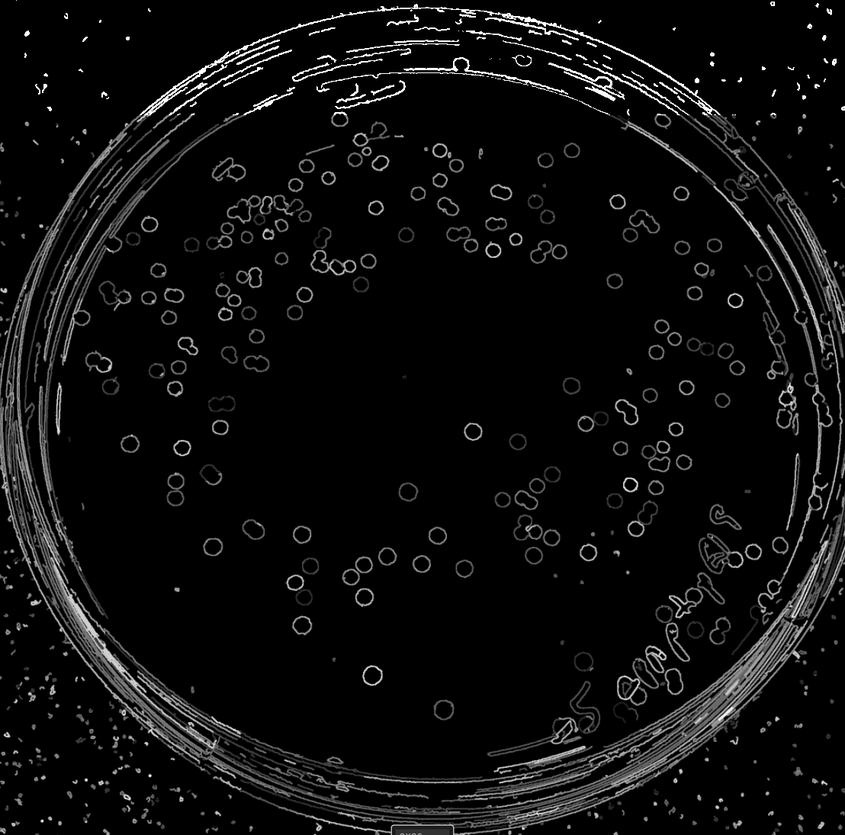
//> input picture openCV-hackutd/download.png, 845 x 835 px, shrunk from 1108 x 1095 before the run
$ ./main   (built with g++ and OpenCV 4)
//> lines starting //> are read from the running program, lines starting //| are printed output that depends on the picture; after the words box and inside, x2 and y2 are one past the last pixel; in counts of white or black regions, pixels touching at a corner belong together
////
////  main.cpp
////  openCV-hackutd
////
////  Created by Himank Yadav on 3/26/16.
////  Copyright © 2016 himankyadav. All rights reserved.
////
//
////#include <iostream>
////#include <opencv2/opencv.hpp>
//
//#include "opencv2/highgui/highgui.hpp"
//#include "opencv2/imgproc/imgproc.hpp"
//#include <iostream>
//#include <stdio.h>
//#include <stdlib.h>
//
////using namespace cv;
//using namespace std;
//
//cv::Mat src; cv::Mat src_gray;
//int thresh = 100;
//int max_thresh = 255;
//cv::RNG rng(12345);
//
///// Function header
//void thresh_callback(int, void* );
//
///** @function main */
//int main( int argc, char** argv )
//{
////    /// Load source image and convert it to gray
////    src = cv::imread("/Users/himankyadav/Documents/Hackathons/openCV-hackutd/openCV-hackutd/download.jpg",1);
//////    cout <<"SRC: "<< src << endl;
////
////    /// Convert image to gray and blur it
////    cvtColor( src, src_gray, CV_BGR2GRAY );
////    blur( src_gray, src_gray, cv::Size(3,3) );
////
////    /// Create Window
////    const char* source_window = "Source";
////    cv::namedWindow( source_window, CV_WINDOW_AUTOSIZE );
////    imshow( source_window, src );
////
////    cv::createTrackbar( " Canny thresh:", "Source", &thresh, max_thresh, thresh_callback );
////    thresh_callback( 0, 0 );
////
////    cv::waitKey(0);
////    return(0);
////}
//
///** @function thresh_callback */
////void thresh_callback(int, void* )
////{
////    cv::Mat canny_output;
////    vector<vector<cv::Point> > contours;
////    vector<cv::Vec4i> hierarchy;
////
////    /// Detect edges using canny
////    Canny( src_gray, canny_output, thresh, thresh*2, 3 );
////    /// Find contours
////    findContours( canny_output, contours, hierarchy, CV_RETR_TREE, CV_CHAIN_APPROX_SIMPLE, cv::Point(0, 0) );
////
////    /// Draw contours
////    cv::Mat drawing = cv::Mat::zeros( canny_output.size(), CV_8UC3 );
////    for( int i = 0; i< contours.size(); i++ )
////    {
////        cv::Scalar color = cvScalar( rng.uniform(0, 255), rng.uniform(0,255), rng.uniform(0,255) );
////        drawContours( drawing, contours, i, color, 2, 8, hierarchy, 0, cv::Point() );
////    }
////
////
////    /// Show in a window
////    cv::namedWindow( "Contours", CV_WINDOW_AUTOSIZE );
////    imshow( "Contours", drawing );
////}
//
///* We define the maximal threshold to be tried as half of the absolute maximal value in each channel*/
//    int maxBGR[3];
//    cv::Mat accu[3];
//    cv::Mat dst[3];
//
//
//for(unsigned int i=0; i<3;i++){
//    double min, max;
//    cv::minMaxLoc(dst[i],&min,&max);
//    maxBGR[i] = max/2;
//    /* In addition, we fill accumulators by zeros*/
//
//    accu[i]=cv::Mat(compos[0].rows,compos[0].cols,CV_8U,cv::Scalar(0));
//}
///* This loops are intended to be multithreaded using
// #pragma omp parallel for collapse(2) schedule(dynamic)
// For each channel */
//for(unsigned int i=0; i<3;i++){
//    /* For each value of threshold (m_step can be > 1 in order to save time)*/
//    for(int j=0;j<maxBGR[i] ;j += m_step ){
//        /* Temporary matrix*/
//        cv::Mat tmp;
//        std::vector<std::vector<cv::Point> > contours;
//        /* Thresholds dst by j*/
//        cv::threshold(dst[i],tmp, j, 255, cv::THRESH_BINARY);
//        /* Finds continous regions*/
//        cv::findContours(tmp, contours, CV_RETR_LIST, CV_CHAIN_APPROX_TC89_L1);
//        if(contours.size() > 0){
//            /* Tests each contours*/
//            for(unsigned int k=0;k<contours.size();k++){
//                int valid = MCF(contours[k],m_minRad,m_maxRad);
//                if(valid>0){
//                    /* I found that redrawing was very much faster if the given contour was copied in a smaller container.
//                     * I do not really understand why though. For instance,
//                     cv::drawContours(miniTmp,contours,k,cv::Scalar(1),-1,8,cv::noArray(), INT_MAX, cv::Point(-rect.x,-rect.y));
//                     is slower especially if contours is very long.
//                     */
//                    std::vector<std::vector<cv::Point> > tpv(1);
//                    std::copy(contours.begin()+k, contours.begin()+k+1, tpv.begin());
//                    /* We make a Roi here*/
//                    cv::Rect rect = cv::boundingRect(tpv[0]);
//                    cv::Mat miniTmp(rect.height,rect.width,CV_8U,cv::Scalar(0));
//                    cv::drawContours(miniTmp,tpv,0,cv::Scalar(1),-1,8,cv::noArray(), INT_MAX, cv::Point(-rect.x,-rect.y));
//                    accu[i](rect)    = miniTmp + accu[i](rect);
//                }
//            }
//        }
//
//    }
//}
///* Make the global scoreMap*/
//cv::merge(accu,3,scoreMap);
///* Conditional noise removal*/
//if(m_minRad>2)
//cv::medianBlur(scoreMap,scoreMap,3);
//cvtColor(scoreMap,scoreMap,CV_BGR2GRAY);
//}

#include <iostream>
#include "opencv2/opencv.hpp"
#include "opencv2/highgui/highgui.hpp"
#include <math.h>
#include <vector>

using namespace cv;
using namespace std;

int main(int argc, char** argv)
{
    Mat img, gray;
    cout << "Created mat objects" << endl;
    img = imread("/Users/himankyadav/Documents/Hackathons/openCV-hackutd/openCV-hackutd/download.png",1);
//> img is the input picture: 835 rows x 845 cols, CV_8UC3; min 0, max 255, mean 13.1
    cvtColor(img,img,CV_BGR2GRAY);
//> img: 835 rows x 845 cols, CV_8UC1
    Mat left=img(Rect(0,0,300,151));
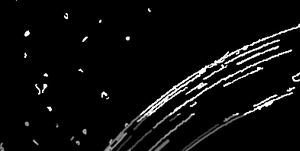
//> left: 151 rows x 300 cols, CV_8UC1; min 0, max 255, mean 12.2
    Mat right=img(Rect(300,0,img.cols-300,151));
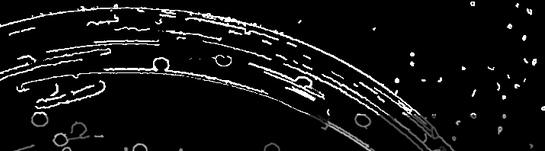
//> right: 151 rows x 545 cols, CV_8UC1; min 0, max 255, mean 17.1
    threshold(left,left,0,255,CV_THRESH_OTSU);
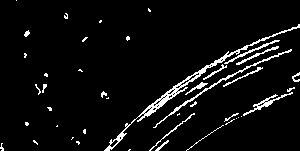
//> left: 151 rows x 300 cols, CV_8UC1; 5.3% white in thin lines or dots
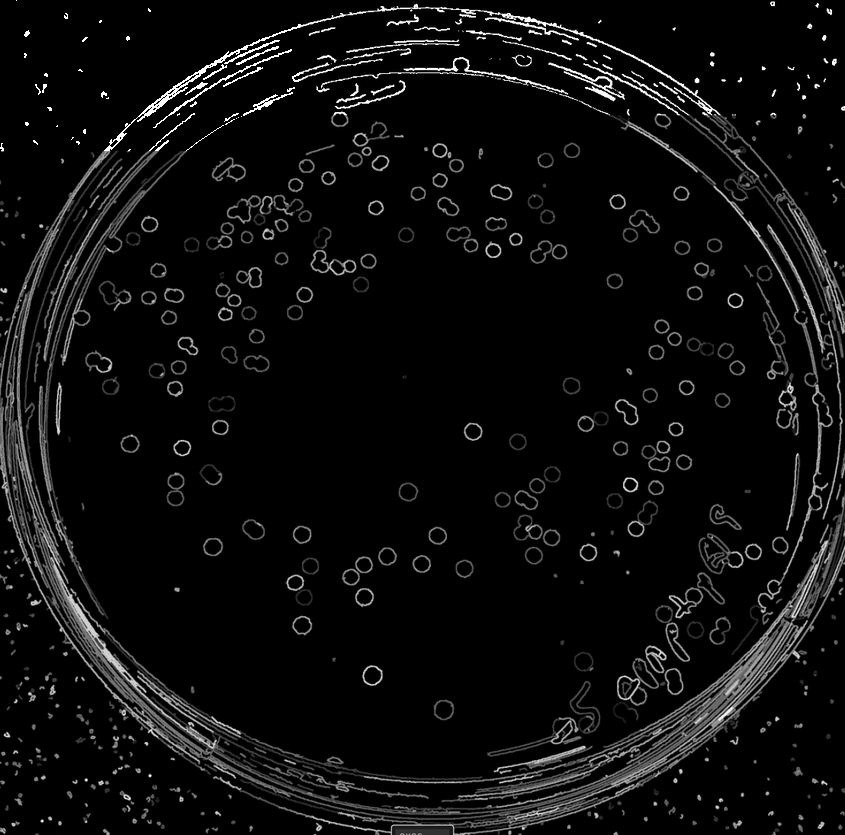
//> img: 835 rows x 845 cols, CV_8UC1; min 0, max 255, mean 13.2
    threshold(right,right,0,255,CV_THRESH_OTSU);
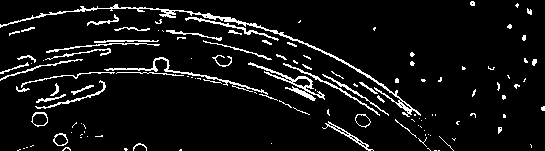
//> right: 151 rows x 545 cols, CV_8UC1; 7.1% white in thin lines or dots
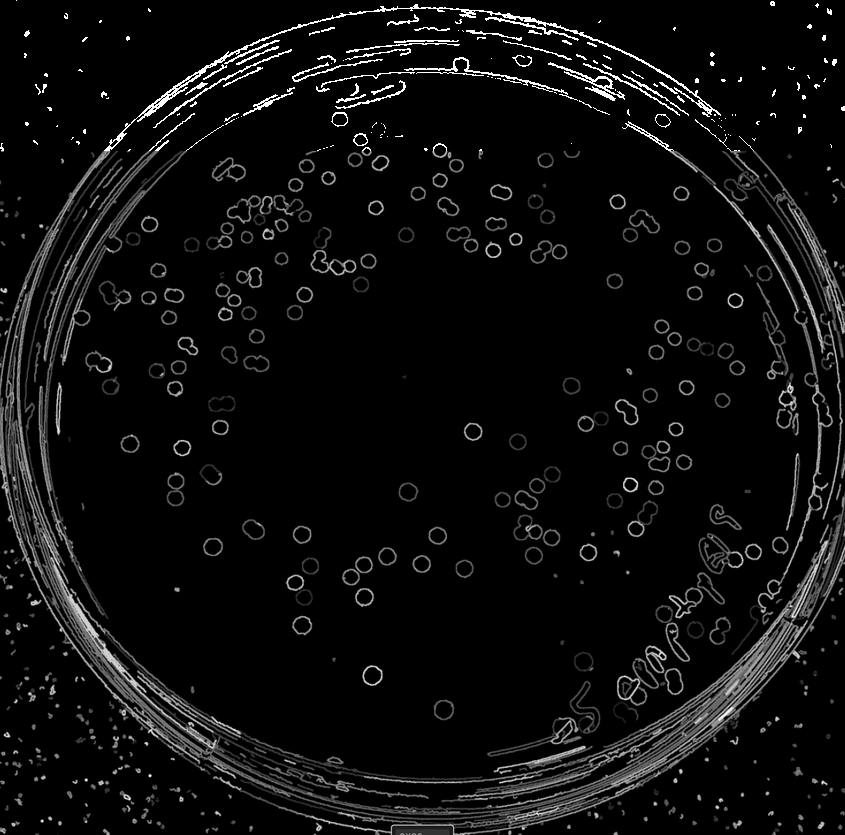
//> img: 835 rows x 845 cols, CV_8UC1; 1.89% of pixels changed, all inside (x1, y1, x2, y2) = (300, 0, 845, 151)


    cout << "Imported image" << endl;
//    if( argc != 2 && !(img=imread(argv[1], 1)).data)
//        return -1;
    cout << "checked error code" <<endl;
//    cvtColor(img, gray, CV_BGR2GRAY);
    cout << "made image gray" <<endl;
//    cout << gray <<endl;

//    cout << "hello" << endl;
//> (the run ends here: the program stops with an error, at `imwrite("/Users/himankyadav/Documents/Hackathons/openCV-hackutd/openCV..`)

$ run again, with openCV-hackutd/download.jpg saved as openCV-hackutd/download.png
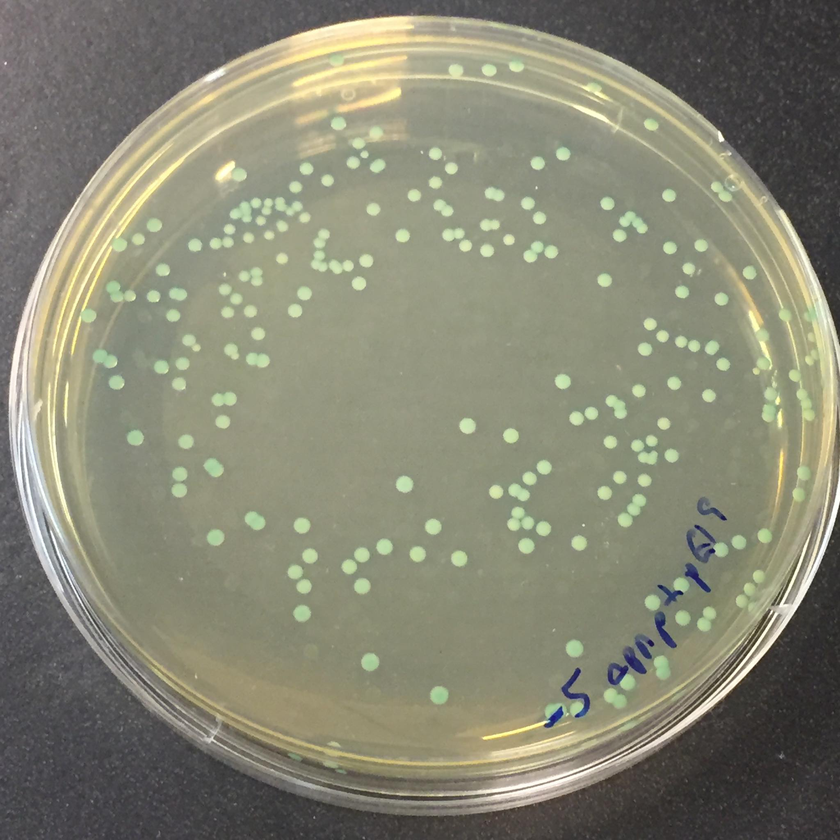
//> input picture openCV-hackutd/download.jpg, 840 x 840 px, shrunk from 2048 x 2048 before the run
//> img is the input picture: 840 rows x 840 cols, CV_8UC3; mean B, G, R 116.3, 134.9, 134.8
//> `threshold(left,left,0,255,CV_THRESH_OTSU);`:
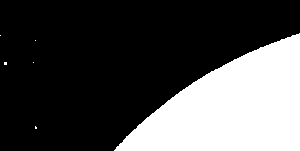
//> left: 151 rows x 300 cols, CV_8UC1; 29.1% white; 6 white regions (5 under 20 px), largest, box (x1, y1, x2, y2) and area: (114, 33, 300, 151) 13182
//> `threshold(right,right,0,255,CV_THRESH_OTSU);`:
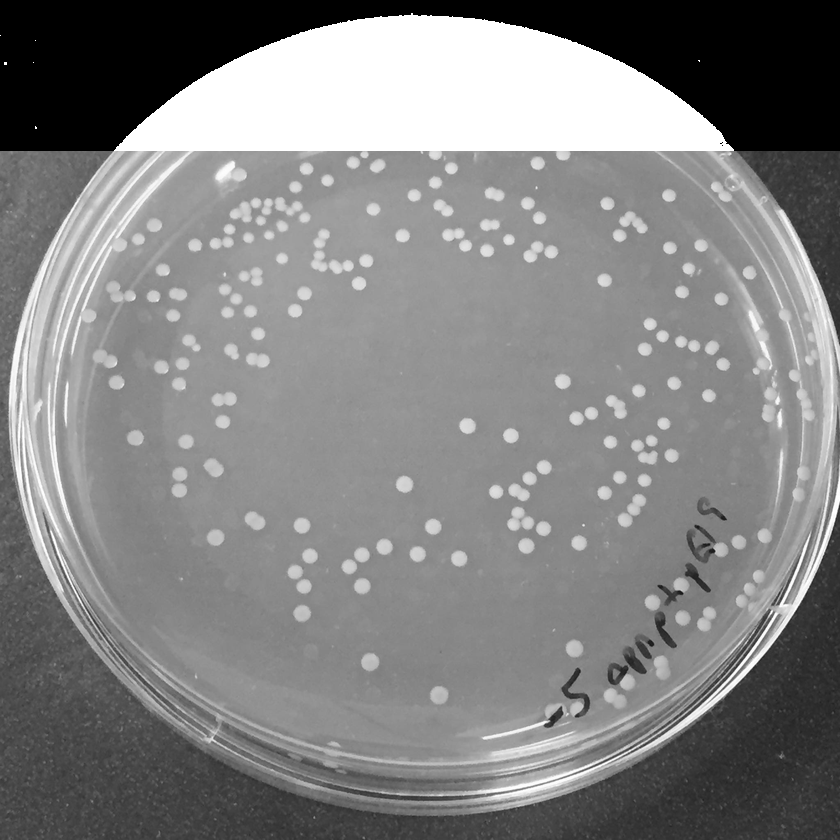
//> img: 840 rows x 840 cols, CV_8UC1; min 0, max 255, mean 131.4
